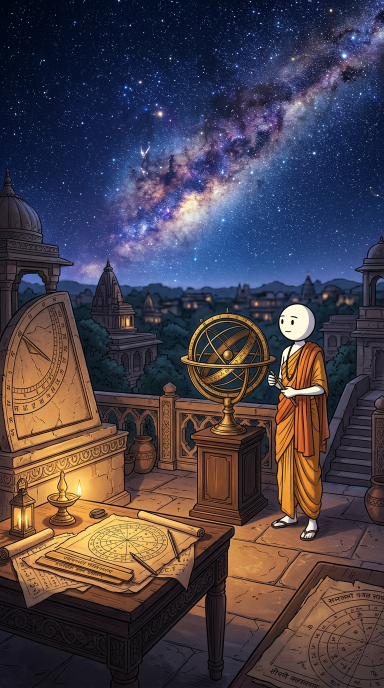
#> input picture projects/ancient-ujjain-astronomy/assets/scene-1.jpg, 768 x 1376 px (shown at 1/2 size)
$ python -i aep_cinema_engine.py   (imports and definitions only)
#> lines starting #> are read from the running program, lines starting #| are printed output that depends on the picture
#> further down, picture is the input picture: shape (1376, 768, 3); mean B, G, R 73.6, 64.3, 73.8
"""
AEP Cinema Engine - High-End Visual Effects & Typography Compositor
Matches the aesthetic benchmark of @1tachi.aep:
1. Volumetric Golden Hour Deep Glow (Multi-octave optical bloom)
2. Rainbow Prism Flare (Chromatic dispersion lens flare)
3. Dual-Layered Typography (Geometric Bold Sans + Flowing Cursive Script with directional soft shadows)
4. S-Curve Cinema Grade (Milky lifted blacks, warm amber highlights, teal shadow balance)
5. 35mm Fine Film Grain
6. Cinema Letterbox / Ambient 9:16 Vertical Framing
"""

import os
import cv2
import numpy as np
from PIL import Image, ImageDraw, ImageFont, ImageFilter

# Font defaults
FONT_POPPINS_BOLD = os.path.abspath("assets/fonts/Poppins-Bold.ttf")
FONT_POPPINS_SEMIBOLD = os.path.abspath("assets/fonts/Poppins-SemiBold.ttf")
FONT_GREAT_VIBES = os.path.abspath("assets/fonts/GreatVibes-Regular.ttf")
FONT_CAVEAT = os.path.abspath("skills/directing-stickman-videos/assets/fonts/Caveat.ttf")
FONT_DEJAVU_BOLD = "/usr/share/fonts/truetype/dejavu/DejaVuSans-Bold.ttf"
FONT_DEJAVU_SERIF_ITALIC = "/usr/share/fonts/truetype/dejavu/DejaVuSerif-BoldItalic.ttf"


# [59 lines left out: functions get_font, generate_rainbow_prism_flare, not called in this run]


def apply_deep_glow(img_bgr, threshold=180, bloom_factor=0.65, tint=(0.88, 1.06, 1.20)):
    """
    Applies multi-octave optical deep glow on high-luminance areas.
    Uses downsampled multi-scale blurring (MIP-chain) for cinema-grade speed (6ms/frame).
    """
#> called with threshold = 180, bloom_factor = 0.65, tint = (0.88, 1.06, 1.2)
    h, w = img_bgr.shape[:2]
#> h = 1376; w = 768
    gray = cv2.cvtColor(img_bgr, cv2.COLOR_BGR2GRAY)
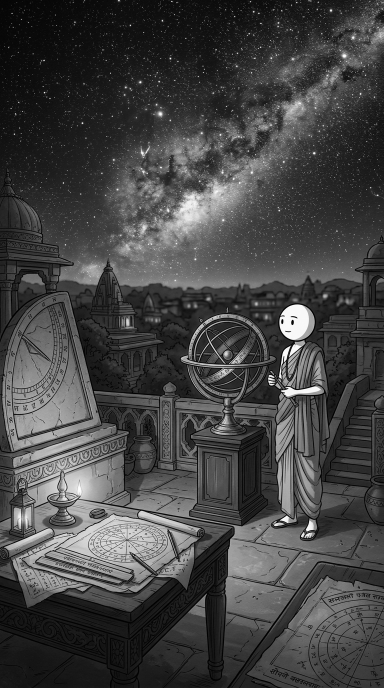
#> gray: shape (1376, 768) (shown at 1/2 size); min 0, max 255, mean 68.2

    # Soft highlight thresholding
    bright_mask = np.clip((gray.astype(np.float32) - threshold) / max(1.0, 255.0 - threshold), 0.0, 1.0)
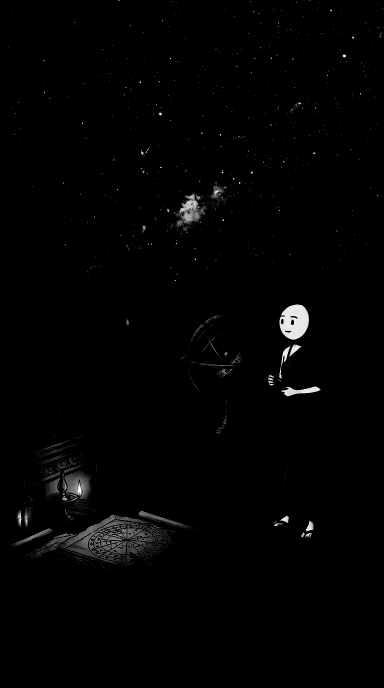
#> bright_mask: shape (1376, 768) float32 (shown at 1/2 size); min 0, max 1, mean 0.0116
    bright_mask = bright_mask ** 1.5

    # Extract highlights
    bright_bgr = img_bgr.astype(np.float32) * bright_mask[:, :, np.newaxis]

    # Downscale 4x for optical diffusion bloom
    small_w, small_h = w // 4, h // 4
#> small_w = 192; small_h = 344
    small = cv2.resize(bright_bgr, (small_w, small_h), interpolation=cv2.INTER_LINEAR)
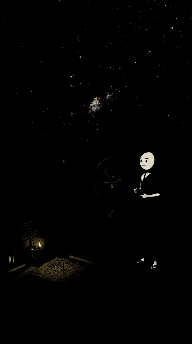
#> small: shape (344, 192, 3) float32; mean B, G, R 1.6, 2, 2.1

    # Multi-scale Gaussian bloom on downscaled buffer
    blur1 = cv2.GaussianBlur(small, (15, 15), 5)
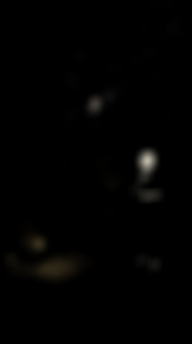
#> blur1: shape (344, 192, 3) float32; mean B, G, R 1.6, 2, 2.1
    blur2 = cv2.GaussianBlur(small, (31, 31), 12)
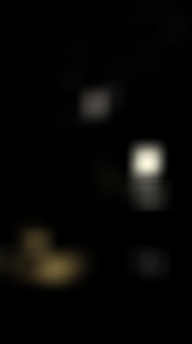
#> blur2: shape (344, 192, 3) float32; mean B, G, R 1.6, 2, 2.1; drawn with min black and max white
    blur3 = cv2.GaussianBlur(small, (61, 61), 24)
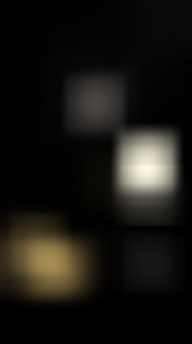
#> blur3: shape (344, 192, 3) float32; mean B, G, R 1.6, 2, 2.1; drawn with min black and max white

    bloom_small = (blur1 * 0.45 + blur2 * 0.35 + blur3 * 0.20) * bloom_factor
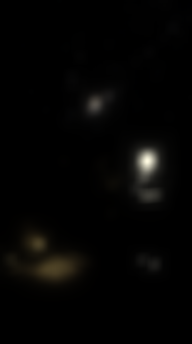
#> bloom_small: shape (344, 192, 3) float32; mean B, G, R 1, 1.3, 1.4; drawn with min black and max white

    # Upscale back to full frame
    bloom = cv2.resize(bloom_small, (w, h), interpolation=cv2.INTER_LINEAR)

    # Apply color tint (B, G, R)
    bloom[:, :, 0] *= tint[0]
    bloom[:, :, 1] *= tint[1]
    bloom[:, :, 2] *= tint[2]

    # Screen blend mode: 1 - (1 - A) * (1 - B)
    norm_img = img_bgr.astype(np.float32) / 255.0
    norm_bloom = np.clip(bloom / 255.0, 0.0, 1.0)
    screened = 1.0 - (1.0 - norm_img) * (1.0 - norm_bloom)
    result = np.clip(screened * 255.0, 0, 255).astype(np.uint8)
    return result


# [34 lines left out: function apply_cinema_grade, not called in this run]


# Pre-computed 35mm grain mask bank for ultra-fast rendering (0.1ms vs 70ms)
GRAIN_H, GRAIN_W = 1920, 1080
# [1 line not run here, left out]
_GRAIN_POOL = [
    np.random.normal(0, 3.2, (GRAIN_H, GRAIN_W, 3)).astype(np.float32)
    for _ in range(16)
]

# [21 lines left out: function add_film_grain, not called in this run]


_TYPO_CACHE = {}


# [301 lines left out: functions render_dual_layer_typography, clean_lyric_text, render_cinema_single_caption, create_ambient_cinema_canvas, not called in this run]

>>> import cv2
>>> picture = cv2.imread('../projects/ancient-ujjain-astronomy/assets/scene-1.jpg')
>>> result = apply_deep_glow(picture)

$ run again, on projects/ancient-ujjain-astronomy/assets/scene-2.jpg
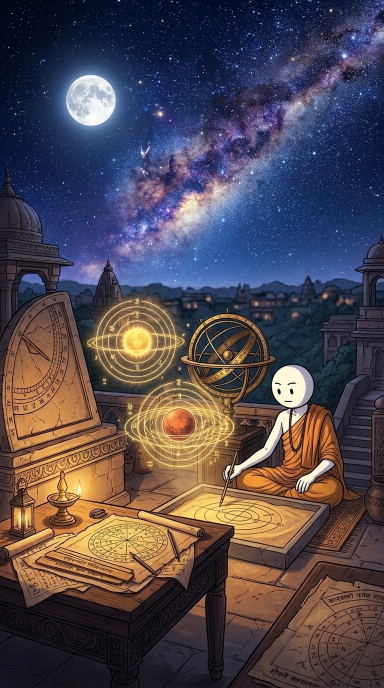
#> input picture projects/ancient-ujjain-astronomy/assets/scene-2.jpg, 768 x 1376 px (shown at 1/2 size)
#> picture is the input picture: shape (1376, 768, 3); mean B, G, R 80.1, 72, 81.4
#> in apply_deep_glow, `gray = cv2.cvtColor(img_bgr, cv2.COLOR_BGR2GRAY)`:
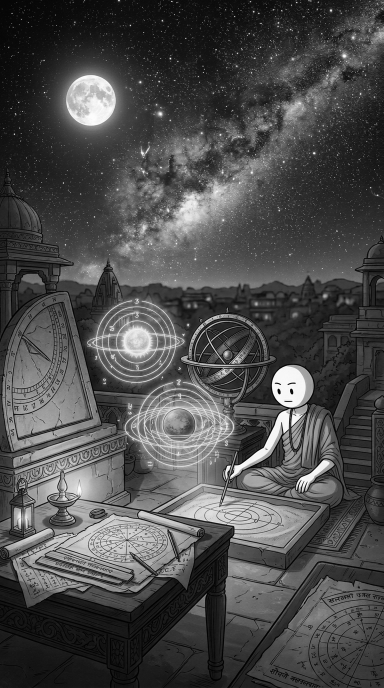
#> gray: shape (1376, 768) (shown at 1/2 size); min 0, max 254, mean 75.7
#> in apply_deep_glow, `norm_bloom = np.clip(bloom / 255.0, 0.0, 1.0)`:
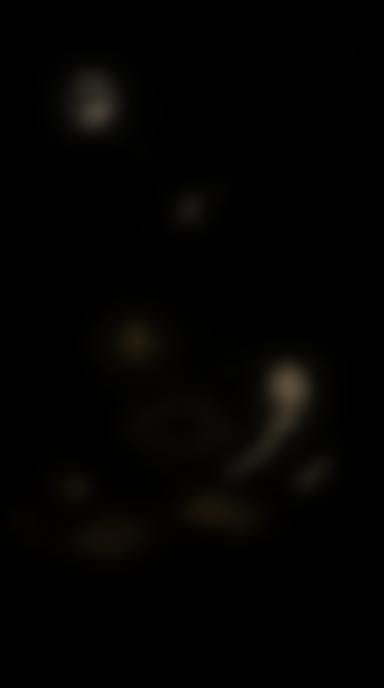
#> norm_bloom: shape (1376, 768, 3) float32 (shown at 1/2 size); mean B, G, R 0.00745, 0.0108, 0.013

$ run again, on projects/ancient-ujjain-astronomy/assets/scene-3.jpg
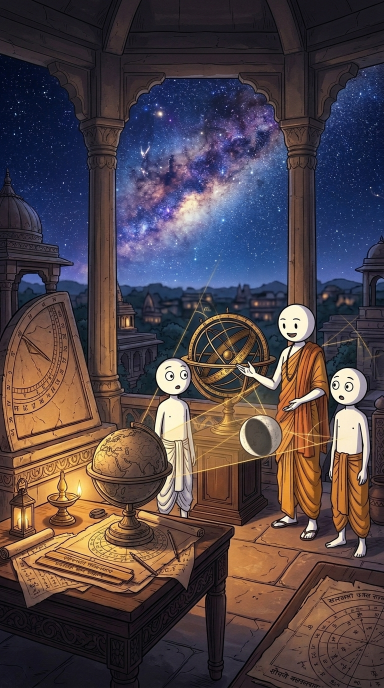
#> input picture projects/ancient-ujjain-astronomy/assets/scene-3.jpg, 768 x 1376 px (shown at 1/2 size)
#> picture is the input picture: shape (1376, 768, 3); mean B, G, R 71.4, 67.4, 80.6
#> in apply_deep_glow, `gray = cv2.cvtColor(img_bgr, cv2.COLOR_BGR2GRAY)`:
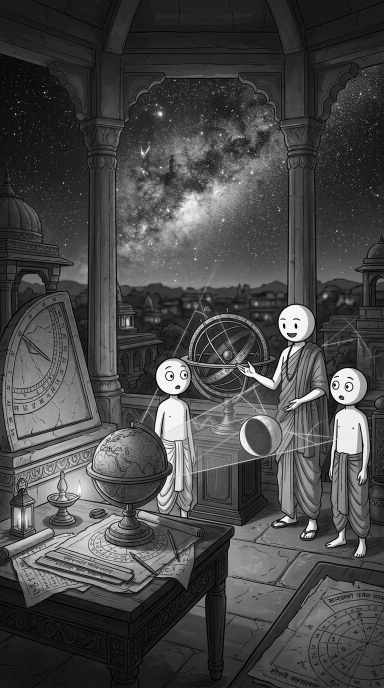
#> gray: shape (1376, 768) (shown at 1/2 size); min 0, max 255, mean 71.8
#> in apply_deep_glow, `norm_bloom = np.clip(bloom / 255.0, 0.0, 1.0)`:
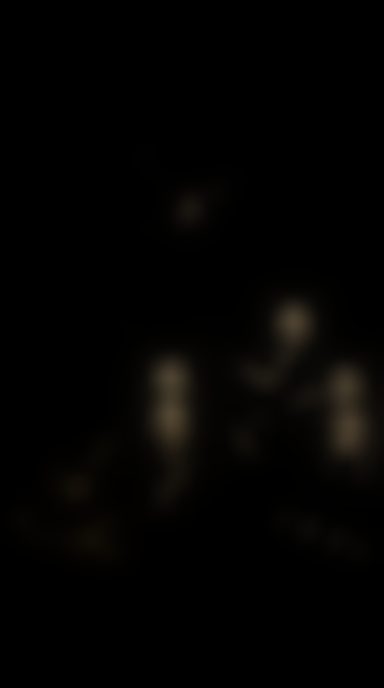
#> norm_bloom: shape (1376, 768, 3) float32 (shown at 1/2 size); mean B, G, R 0.00862, 0.0119, 0.0142
